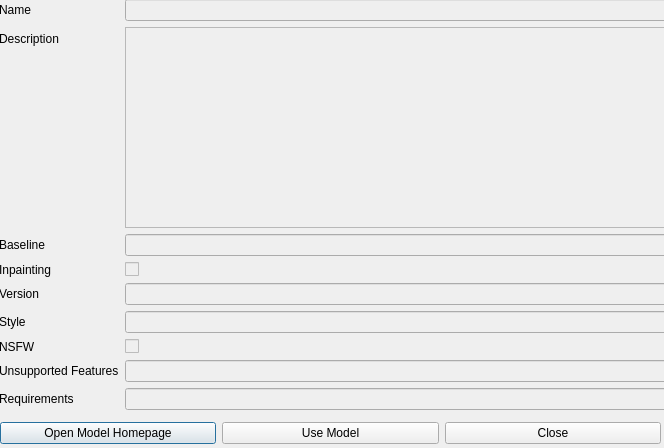
<?xml version="1.0" encoding="UTF-8"?>
<ui version="4.0">
 <class>Dialog</class>
 <widget class="QDialog" name="Dialog">
  <property name="geometry">
   <rect>
    <x>0</x>
    <y>0</y>
    <width>664</width>
    <height>448</height>
   </rect>
  </property>
  <property name="windowTitle">
   <string>Dialog</string>
  </property>
  <widget class="QWidget" name="formLayoutWidget">
   <property name="geometry">
    <rect>
     <x>-1</x>
     <y>-1</y>
     <width>671</width>
     <height>411</height>
    </rect>
   </property>
   <layout class="QFormLayout" name="formLayout">
    <item row="0" column="0">
     <widget class="QLabel" name="nameLabel">
      <property name="text">
       <string>Name</string>
      </property>
     </widget>
    </item>
    <item row="0" column="1">
     <widget class="QLineEdit" name="nameLineEdit">
      <property name="enabled">
       <bool>false</bool>
      </property>
     </widget>
    </item>
    <item row="2" column="0">
     <widget class="QLabel" name="baselineLabel">
      <property name="text">
       <string>Baseline</string>
      </property>
     </widget>
    </item>
    <item row="2" column="1">
     <widget class="QLineEdit" name="baselineLineEdit">
      <property name="enabled">
       <bool>false</bool>
      </property>
     </widget>
    </item>
    <item row="3" column="0">
     <widget class="QLabel" name="inpaintingLabel">
      <property name="text">
       <string>Inpainting</string>
      </property>
     </widget>
    </item>
    <item row="3" column="1">
     <widget class="QCheckBox" name="inpaintingCheckBox">
      <property name="enabled">
       <bool>false</bool>
      </property>
      <property name="text">
       <string/>
      </property>
     </widget>
    </item>
    <item row="4" column="0">
     <widget class="QLabel" name="versionLabel">
      <property name="text">
       <string>Version</string>
      </property>
     </widget>
    </item>
    <item row="4" column="1">
     <widget class="QLineEdit" name="versionLineEdit">
      <property name="enabled">
       <bool>false</bool>
      </property>
     </widget>
    </item>
    <item row="5" column="0">
     <widget class="QLabel" name="styleLabel">
      <property name="text">
       <string>Style</string>
      </property>
     </widget>
    </item>
    <item row="5" column="1">
     <widget class="QLineEdit" name="styleLineEdit">
      <property name="enabled">
       <bool>false</bool>
      </property>
     </widget>
    </item>
    <item row="6" column="0">
     <widget class="QLabel" name="nsfwLabel">
      <property name="text">
       <string>NSFW</string>
      </property>
     </widget>
    </item>
    <item row="6" column="1">
     <widget class="QCheckBox" name="nsfwCheckBox">
      <property name="enabled">
       <bool>false</bool>
      </property>
     </widget>
    </item>
    <item row="7" column="0">
     <widget class="QLabel" name="unsupportedFeaturesLabel">
      <property name="text">
       <string>Unsupported Features</string>
      </property>
     </widget>
    </item>
    <item row="8" column="0">
     <widget class="QLabel" name="requirementsLabel">
      <property name="text">
       <string>Requirements</string>
      </property>
     </widget>
    </item>
    <item row="1" column="0">
     <widget class="QLabel" name="descriptionLabel">
      <property name="text">
       <string>Description</string>
      </property>
     </widget>
    </item>
    <item row="1" column="1">
     <widget class="QTextEdit" name="descriptionBox">
      <property name="enabled">
       <bool>false</bool>
      </property>
     </widget>
    </item>
    <item row="7" column="1">
     <widget class="QLineEdit" name="unsupportedFeaturesLineEdit">
      <property name="enabled">
       <bool>false</bool>
      </property>
     </widget>
    </item>
    <item row="8" column="1">
     <widget class="QLineEdit" name="requirementsLineEdit">
      <property name="enabled">
       <bool>false</bool>
      </property>
     </widget>
    </item>
   </layout>
  </widget>
  <widget class="QWidget" name="">
   <property name="geometry">
    <rect>
     <x>0</x>
     <y>420</y>
     <width>661</width>
     <height>26</height>
    </rect>
   </property>
   <layout class="QHBoxLayout" name="horizontalLayout">
    <item>
     <widget class="QPushButton" name="openHomepage">
      <property name="text">
       <string>Open Model Homepage</string>
      </property>
     </widget>
    </item>
    <item>
     <widget class="QPushButton" name="useAndCloseButton">
      <property name="text">
       <string>Use Model</string>
      </property>
     </widget>
    </item>
    <item>
     <widget class="QPushButton" name="closeButton">
      <property name="text">
       <string>Close</string>
      </property>
     </widget>
    </item>
   </layout>
  </widget>
 </widget>
 <resources/>
 <connections/>
</ui>
